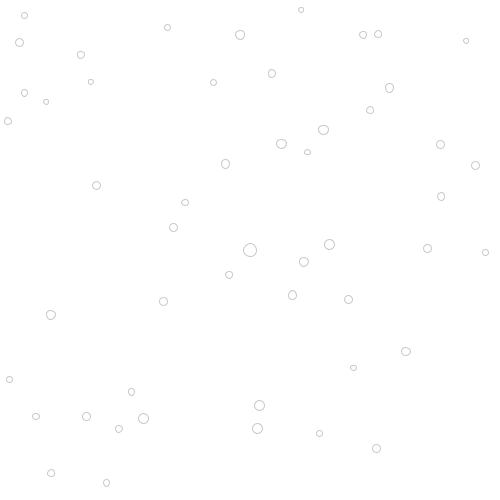
Frame 1 (no input)
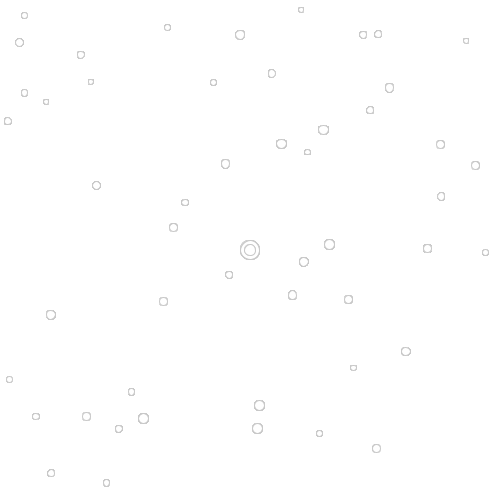
Frame 60 (the mouse pressed at the canvas centre just before this capture)
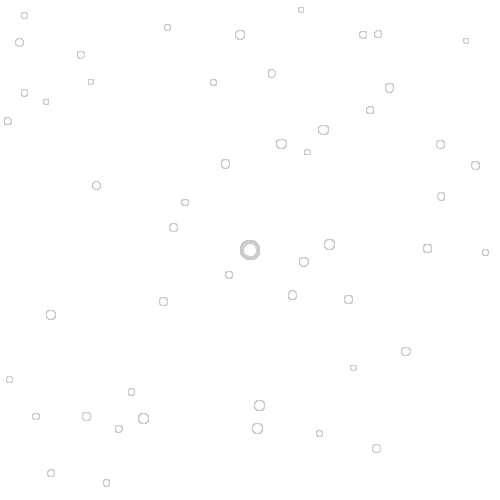
Frame 120 (the mouse held since frame 60 and released just before this capture)

The Processing sketch that drew these frames (run headless with seeded random() and noise(); from frame 60 on, the mouse is pressed at the canvas centre):

// Processing sketch: processing_174142
// ── processing_174142.pde

float diam;
int num_objects = 50;
Star[] star_array = new Star[num_objects]; 

void setup() 
{
   size (500, 500);
   background(255);
   mouseX = (width/2);
   mouseY =(height/2);
   for(int i = 0; i< num_objects; i++)
  {
    star_array[i] = new Star();
  }
}
 
void draw() 
{
  
   stroke(200);
  for(int i = 0; i < num_objects; i++)
 {
   star_array[i].update();
   star_array[i].display();
 }
  
  
  diam = (random(5,20));
  stroke(200);
  line(mouseX, mouseY, (width/2), (height/2));
  ellipse(mouseX, mouseY, diam, diam);

}



class Star
{
  float x,y, vx,vy, grav, diam;
  float bounciness;
  
    Star()
    {
      x = random(width);
      y = random(height);
      diam = random(5,10);
      vx = random (0);
      vy = random(0);
      grav = 0;
    }
    


void update()
{
    vx += grav;
    x += vx;
    y += vy;    
}


void display()
{
  pushMatrix();
  translate(x,y);
  ellipse(0,0,diam,diam);
  popMatrix();
}


}
